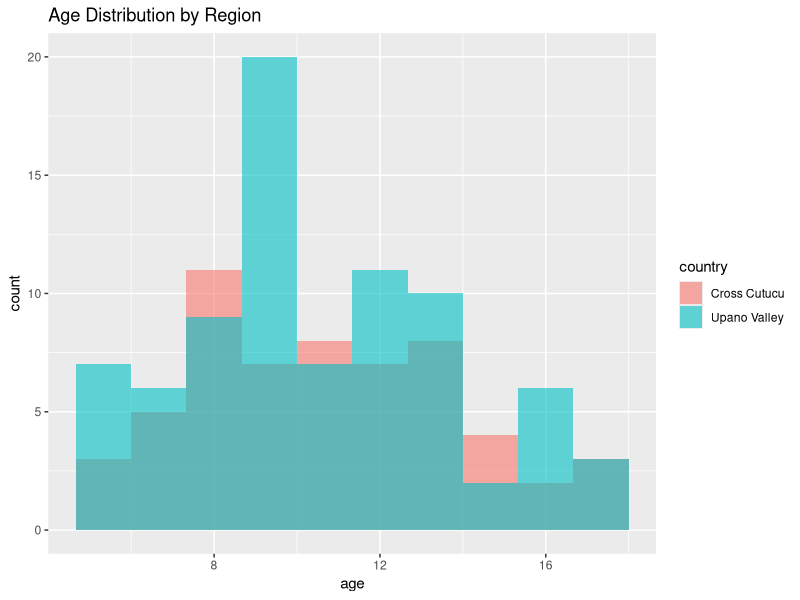
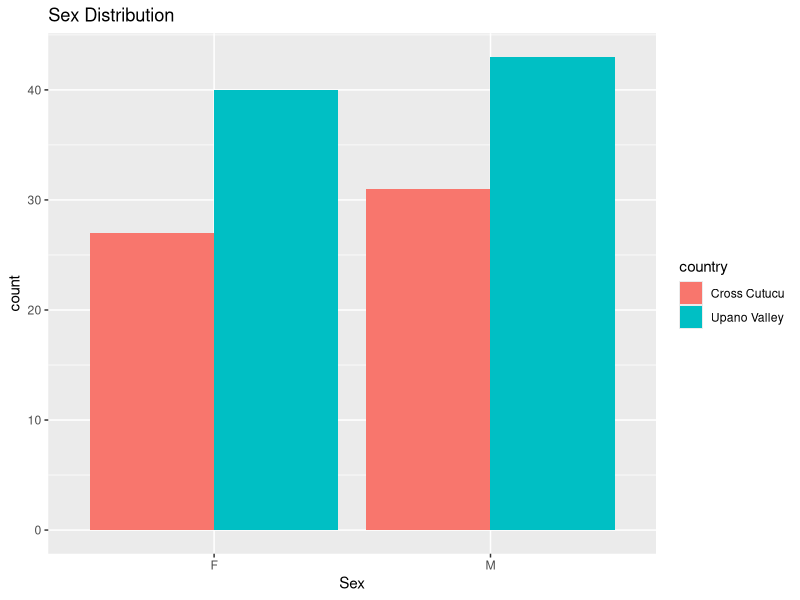
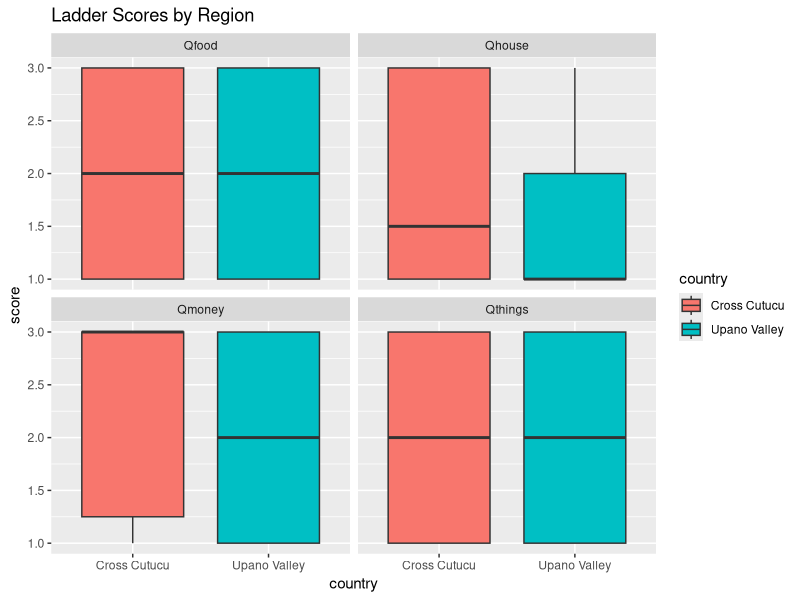
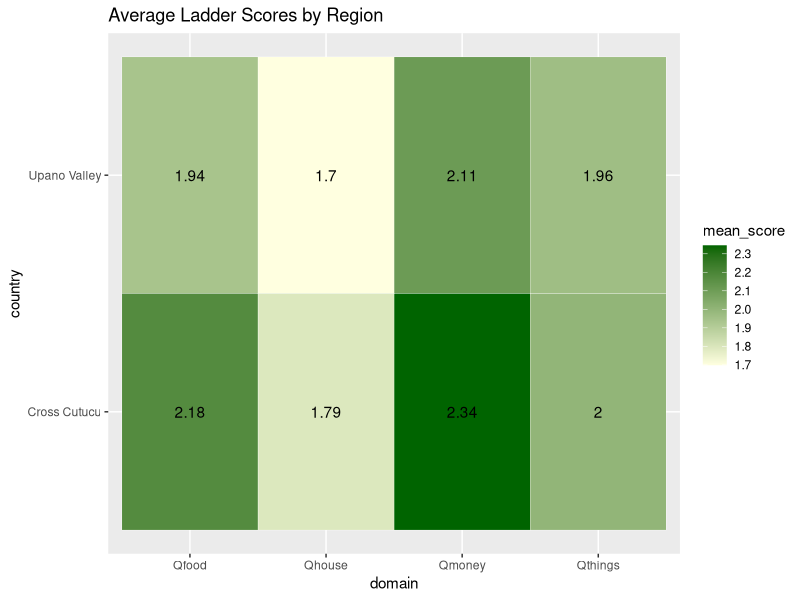

Write R code to recreate these figures, in order.
## ---- chunk 1
knitr::opts_chunk$set(echo = TRUE)


# Load libraries
library(tidyverse)    
library(ggplot2)   
library(dplyr)     

## ---- chunk 2
library(tidyverse)

# Load the dataset
df <- read_csv("sesladder.csv")

# Filter for just Cross Cutucu and Upano Valley
df_subset <- df %>%
  filter(country %in% c("Cross Cutucu", "Upano Valley"))

## ---- chunk 3
df_subset %>%
  group_by(country) %>%
  summarise(
    mean_age = mean(age, na.rm = TRUE),
    percent_male = mean(sex == "M", na.rm = TRUE),
    Qhouse = mean(Qhouse, na.rm = TRUE),
    Qfood = mean(Qfood, na.rm = TRUE),
    Qmoney = mean(Qmoney, na.rm = TRUE),
    Qthings = mean(Qthings, na.rm = TRUE)
  )


## ---- chunk 4
ggplot(df_subset, aes(x = age, fill = country)) +
  geom_histogram(position = "identity", alpha = 0.6, bins = 10) +
  labs(title = "Age Distribution by Region")

## ---- chunk 5
ggplot(df_subset, aes(x = sex, fill = country)) +
  geom_bar(position = "dodge") +
  labs(title = "Sex Distribution", x = "Sex")


## ---- chunk 6
df_subset %>%
  pivot_longer(cols = starts_with("Q"), names_to = "domain", values_to = "score") %>%
  ggplot(aes(x = country, y = score, fill = country)) +
  geom_boxplot() +
  facet_wrap(~domain) +
  labs(title = "Ladder Scores by Region")

## ---- chunk 7
ladder_means <- df_subset %>%
  group_by(country) %>%
  summarise(across(starts_with("Q"), mean, na.rm = TRUE)) %>%
  pivot_longer(-country, names_to = "domain", values_to = "mean_score")

ggplot(ladder_means, aes(x = domain, y = country, fill = mean_score)) +
  geom_tile(color = "white") +
  geom_text(aes(label = round(mean_score, 2))) +
  scale_fill_gradient(low = "lightyellow", high = "darkgreen") +
  labs(title = "Average Ladder Scores by Region")


